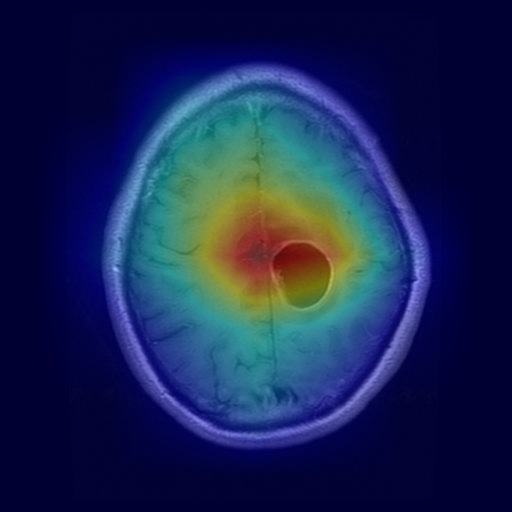
#> input picture backend/gradcam_overlay.jpg, 512 x 512 px
$ python risk_analysis.py
#> lines starting #> are read from the running program, lines starting #| are printed output that depends on the picture; after the words box and inside, x2 and y2 are one past the last pixel; in counts of white or black regions, pixels touching at a corner belong together
import cv2
import numpy as np


# ==========================================
# Analyze GradCAM Region
# ==========================================

def analyze_tumor_area(heatmap_path):

#> called with heatmap_path = 'gradcam_overlay.jpg'
    img = cv2.imread(heatmap_path)
#> img is the input picture: shape (512, 512, 3); mean B, G, R 82.5, 38, 25.1

    if img is None:
        return 0.0

    hsv = cv2.cvtColor(
        img,
        cv2.COLOR_BGR2HSV
    )
#> hsv: shape (512, 512, 3); mean H, S, V 108.1, 220.3, 90.5

    # Red + Orange regions

    lower1 = np.array([0, 80, 80])
    upper1 = np.array([20, 255, 255])

    lower2 = np.array([160, 80, 80])
    upper2 = np.array([180, 255, 255])

    mask1 = cv2.inRange(
        hsv,
        lower1,
        upper1
    )
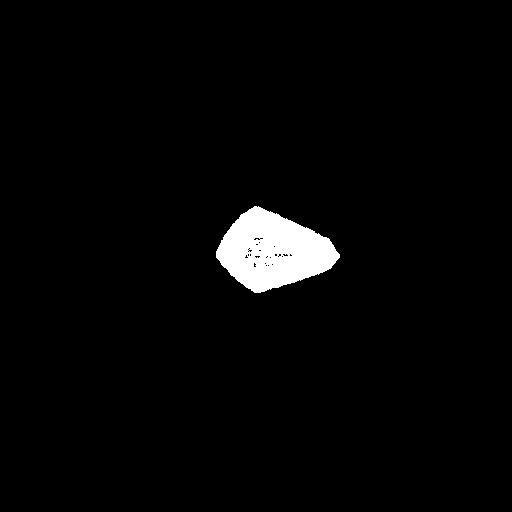
#> mask1: shape (512, 512); 2.6% white; 1 white region, box (x1, y1, x2, y2) and area: (216, 206, 340, 293) 6745

    mask2 = cv2.inRange(
        hsv,
        lower2,
        upper2
    )
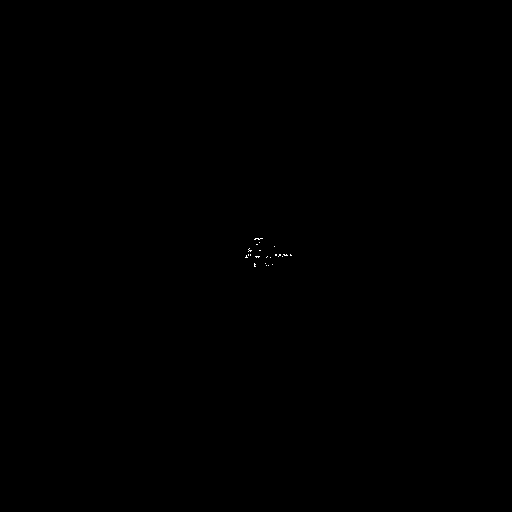
#> mask2: shape (512, 512); 0.03% white in thin lines or dots, all inside (x1, y1, x2, y2) = (245, 238, 292, 267)

    mask = mask1 + mask2
#> mask: shape (512, 512); 2.6% white; 1 white region, box (x1, y1, x2, y2) and area: (216, 206, 340, 293) 6818

    highlighted_pixels = np.sum(
        mask > 0
    )
#> highlighted_pixels = 6818

    total_pixels = (
        mask.shape[0]
        *
        mask.shape[1]
    )
#> total_pixels = 262144

    roi_percentage = (
        highlighted_pixels /
        total_pixels
    ) * 100
#> roi_percentage = 2.6

    return round(
        roi_percentage,
        2
    )


# ==========================================
# Risk Level
# ==========================================

def risk_level(area_percentage):

    if area_percentage < 3:
        return "Low"

    elif area_percentage < 10:
        return "Medium"

    else:
        return "High"


# ==========================================
# Recommendation
# ==========================================

# [55 lines left out: functions recommendation, calculate_assessment, not called in this run]


# ==========================================
# Test
# ==========================================

if __name__ == "__main__":

    area = analyze_tumor_area(
        "gradcam_overlay.jpg"
    )
#> area = 2.6

    risk = risk_level(area)
#> risk = 'Low'

    print(
        "ROI Area:",
        area
    )
#| ROI Area: 2.6

    print(
        "Risk:",
        risk
    )
#| Risk: Low
